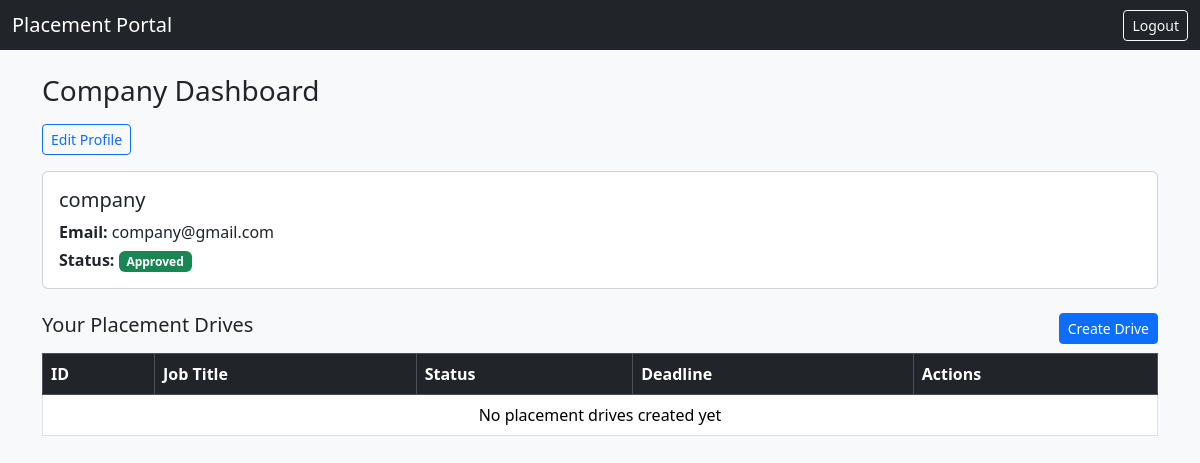
The app's page /dashboard (signed in), older data.
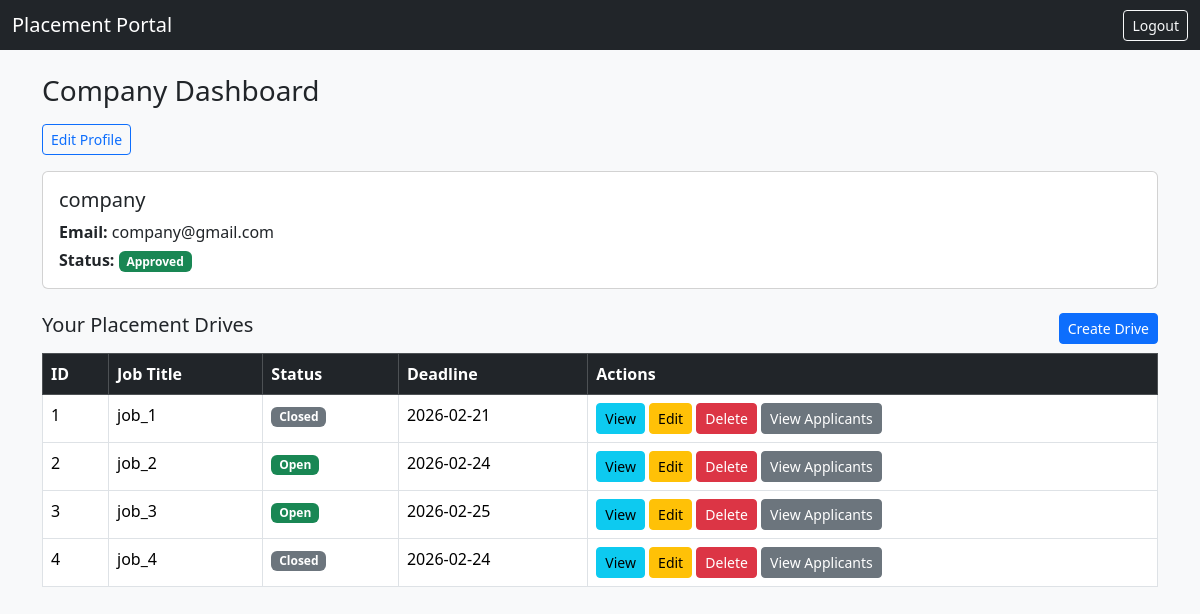
The same page, newer data.
### dp.py (models this page shows)
class PlacementDrive(db.Model):
    __tablename__ = "placement_drives"
    id = db.Column(db.Integer, primary_key=True)
    company_id = db.Column(
        db.Integer, db.ForeignKey("companies.id"), nullable=False
    )
    job_title = db.Column(db.String(150), nullable=False)
    job_description = db.Column(db.String(2000))
    eligibility = db.Column(db.String(2000))
    deadline = db.Column(db.Date)
    status = db.Column(db.String(20), default="Pending")
    company = db.relationship("Company", backref="drives")
    applications = db.relationship("Application", backref="drive", cascade="all, delete" )

### app.py (the view, shortened to what this page needs)
@app.route('/dashboard')
@login_required
def dashboard():
    if current_user.role == "admin":
        return render_template("admin.html")
    elif current_user.role == "company":
        company = Company.query.filter_by(user_id=current_user.id).first()
        drives = PlacementDrive.query.filter_by(company_id=company.id).all()
        update_status_for_drives(drives)
        if not company:
            abort(403)
        return render_template("company_dashboard.html", company=company, drives=drives )
    else:
        abort(403)

### app.py (called while the page is built)
@login_manager.user_loader
def load_user(user_id):
    return User.query.get(int(user_id))

def update_status_for_drives(drives):
    today = datetime.today().date()
    for drive in drives:
        if drive.status == "Open" and drive.deadline < today:
            drive.status = "Closed"
        if drive.status == "Closed" and drive.deadline > today:
            drive.status = "Open"
    db.session.commit()

### templates/company_dashboard.html (shortened to what this page needs)
{% extends "index.html" %}
{% block content %}
<h3 class="mb-3">Company Dashboard</h3>
<div class="mb-3">
    <a href="/company/profile/edit" class="btn btn-outline-primary btn-sm">Edit Profile</a>
</div>
{% if company.blacklisted %}
<div class="alert alert-danger">
    Your account has been blacklisted. Please contact support.
</div>
{% elif company.status == "Pending" %}
<div class="alert alert-warning">
    Your account is pending admin approval. Please wait.
</div>
{% else %}
<div class="card mb-4">
    <div class="card-body">
        <h5 class="card-title">{{ company.company_name }}</h5>
        <p class="mb-1">
            <strong>Email:</strong> {{ company.user.email }}
        </p>
        <p class="mb-0">
            <strong>Status:</strong>
            <span class="badge bg-success">Approved</span>
        </p>
    </div>
</div>
<div class="d-flex justify-content-between align-items-center mb-2">
    <h5>Your Placement Drives</h5>
    <a href="/company/drives/create" class="btn btn-primary btn-sm">
        Create Drive
    </a>
</div>
<table class="table table-bordered">
    <thead class="table-dark">
        <tr>
            <th>ID</th>
            <th>Job Title</th>
            <th>Status</th>
            <th>Deadline</th>
            <th>Actions</th>
        </tr>
    </thead>
    <tbody>
        {% for drive in drives %}
        <tr>
            <td>{{ drive.id }}</td>
            <td>{{ drive.job_title }}</td>
            <td>
                {% if drive.status == "Pending" %}
                <span class="badge bg-warning">Pending Approval</span>
                {% elif drive.status == "Open" %}
                <span class="badge bg-success">Open</span>
                {% elif drive.status == "Closed" %}
                <span class="badge bg-secondary">Closed</span>
                {% else %}
                {{ drive.status }}
                {% endif %}
            </td>
            <td>{{ drive.deadline }}</td>
            <td>
                <a href="/company/drives/{{ drive.id }}" class="btn btn-sm btn-info">
                    View
                </a>
                <a href="/company/drives/edit/{{ drive.id }}" class="btn btn-sm btn-warning">
                    Edit
                </a>
                <form method="POST" action="/company/drives/delete/{{ drive.id }}" style="display:inline;">
                    <button class="btn btn-sm btn-danger"
                        onclick="return confirm('Are you sure you want to delete this drive? This action cannot be undone.');">
                        Delete
                    </button>
                </form>
                <a href="/company/drives/{{ drive.id }}/applications" class="btn btn-sm btn-secondary">
                    View Applicants
                </a>
            </td>
        </tr>
        {% else %}
        <tr>
            <td colspan="5" class="text-center">
                No placement drives created yet
            </td>
        </tr>
        {% endfor %}
    </tbody>
</table>
{% endif %}
{% endblock %}

Row changes from the older to the newer data that the page shows:
added PlacementDrive: id "1", job_title "job_1", status "Closed", deadline "2026-02-21"
added PlacementDrive: id "2", job_title "job_2", status "Open", deadline "2026-02-24"
added PlacementDrive: id "3", job_title "job_3", status "Open", deadline "2026-02-25"
added PlacementDrive: id "4", job_title "job_4", status "Closed", deadline "2026-02-24"
Text that changed along with them:
text no longer shown: "No placement drives created yet"
